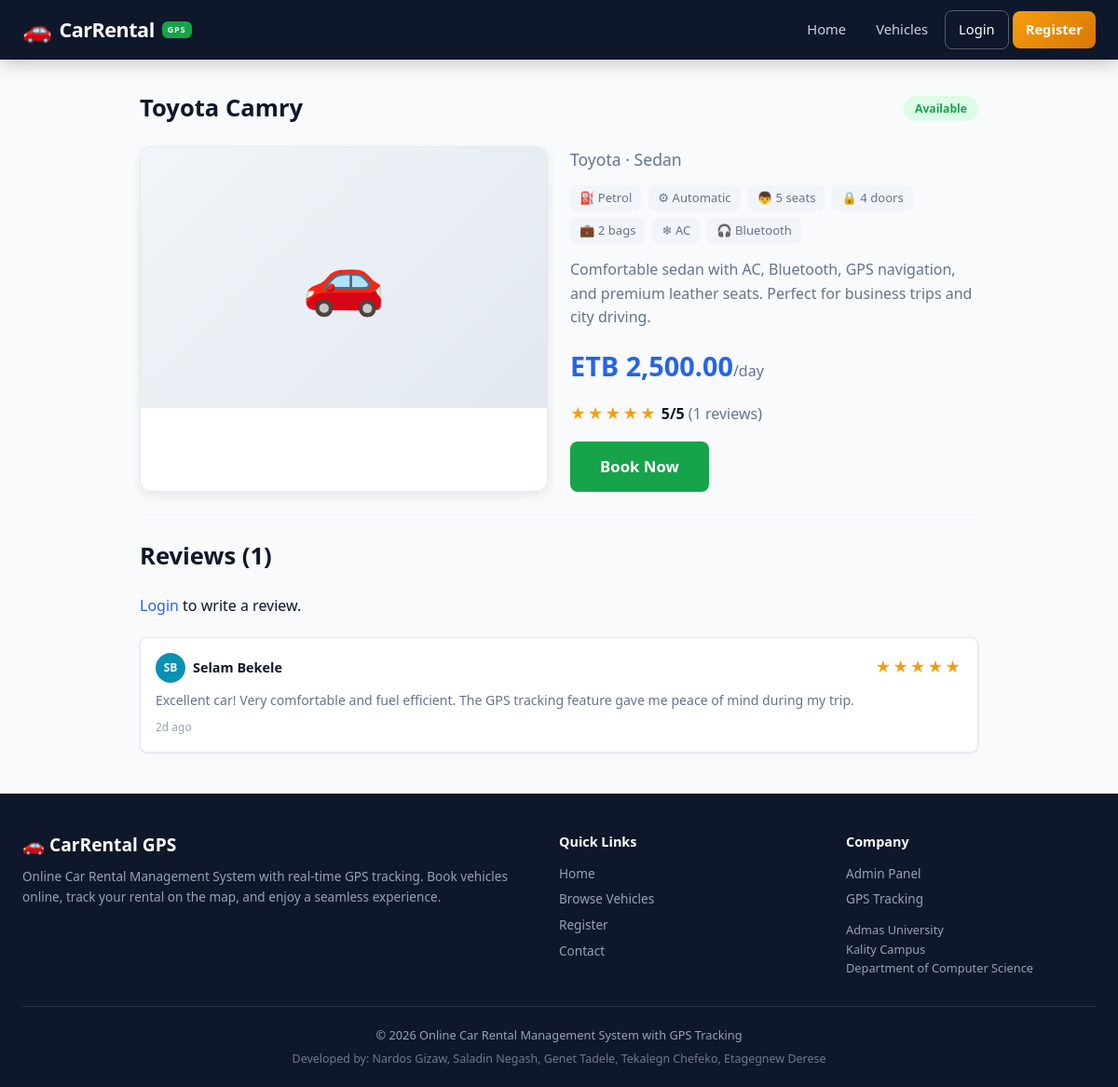
/car_details.php?id=1, run on the app's committed database.
### tables this page shows
CREATE TABLE IF NOT EXISTS cars (
    id             INT AUTO_INCREMENT PRIMARY KEY,
    name           VARCHAR(100)  NOT NULL,
    brand          VARCHAR(50)   DEFAULT NULL,
    type           ENUM('Sedan','SUV','Hatchback','Pickup','Van','Luxury','Electric') DEFAULT 'Sedan',
    fuel_type      ENUM('Petrol','Diesel','Hybrid','Electric') DEFAULT 'Petrol',
    transmission   ENUM('Manual','Automatic') DEFAULT 'Automatic',
    seats          INT            DEFAULT 5,
    doors          INT            DEFAULT 4,
    luggage        INT            DEFAULT 2,
    air_conditioning TINYINT(1)   DEFAULT 1,
    bluetooth      TINYINT(1)     DEFAULT 1,
    price_per_day  DECIMAL(10,2)  NOT NULL,
    image          VARCHAR(255)   DEFAULT NULL,
    description    TEXT           DEFAULT NULL,
    status         ENUM('available','rented','under_repair','unavailable') DEFAULT 'available',
    featured       TINYINT(1)     DEFAULT 0,
    created_at     TIMESTAMP      DEFAULT CURRENT_TIMESTAMP,
    updated_at     TIMESTAMP      DEFAULT CURRENT_TIMESTAMP ON UPDATE CURRENT_TIMESTAMP
);

CREATE TABLE IF NOT EXISTS reviews (
    id         INT AUTO_INCREMENT PRIMARY KEY,
    user_id    INT  NOT NULL,
    car_id     INT  NOT NULL,
    booking_id INT  DEFAULT NULL,
    rating     INT  DEFAULT 5 CHECK (rating BETWEEN 1 AND 5),
    comment    TEXT DEFAULT NULL,
    created_at TIMESTAMP DEFAULT CURRENT_TIMESTAMP,
    FOREIGN KEY (user_id)    REFERENCES users(id)    ON DELETE CASCADE,
    FOREIGN KEY (car_id)     REFERENCES cars(id)     ON DELETE CASCADE,
    FOREIGN KEY (booking_id) REFERENCES bookings(id) ON DELETE SET NULL
);

CREATE TABLE IF NOT EXISTS users (
    id              INT AUTO_INCREMENT PRIMARY KEY,
    full_name       VARCHAR(100)   NOT NULL,
    email           VARCHAR(150)   NOT NULL UNIQUE,
    password        VARCHAR(255)   NOT NULL,
    phone           VARCHAR(20)    DEFAULT NULL,
    role            ENUM('customer','admin') DEFAULT 'customer',
    license_number  VARCHAR(50)    DEFAULT NULL,
    license_image   VARCHAR(255)   DEFAULT NULL,
    avatar_color    VARCHAR(7)     DEFAULT '#2563eb',
    status          ENUM('active','suspended','pending_verification') DEFAULT 'active',
    created_at      TIMESTAMP      DEFAULT CURRENT_TIMESTAMP,
    updated_at      TIMESTAMP      DEFAULT CURRENT_TIMESTAMP ON UPDATE CURRENT_TIMESTAMP
);

### config/database.php (called while the page is built, shortened)
<?php
function db() {
    static $pdo = null;
    if ($pdo === null) {
        try {
            $dsn = 'mysql:host=' . DB_HOST . ';port=' . DB_PORT . ';dbname=' . DB_NAME . ';charset=utf8mb4';
            $pdo = new PDO($dsn, DB_USER, DB_PASS, [
                PDO::ATTR_ERRMODE            => PDO::ERRMODE_EXCEPTION,
                PDO::ATTR_DEFAULT_FETCH_MODE => PDO::FETCH_ASSOC,
                PDO::ATTR_EMULATE_PREPARES   => false,
            ]);
        } catch (PDOException $e) {
            die('Database connection failed: ' . $e->getMessage());
        }
    }
    return $pdo;
}

### includes/functions.php (called while the page is built, shortened)
<?php
function e(string $str): string {
    return htmlspecialchars($str, ENT_QUOTES, 'UTF-8');
}
function money($amount): string {
    return 'ETB ' . number_format((float)$amount, 2);
}
function timeAgo($datetime): string {
    $diff = time() - strtotime($datetime);
    if ($diff < 604800) return floor($diff / 86400) . 'd ago';
    return formatDate($datetime);
}
function avatarColor(string $name): string {
    $colors = ['#2563eb', '#16a34a', '#f59e0b', '#dc2626', '#8b5cf6', '#0891b2', '#db2777'];
    return $colors[crc32($name) % count($colors)];
}
function initials(string $name): string {
    $parts = explode(' ', trim($name));
    $out = '';
    foreach ($parts as $p) { $out .= strtoupper($p[0] ?? ''); }
    return substr($out, 0, 2) ?: '?';
}
function carImageUrl(?string $image): string {
    return '';
}
function carRating(int $carId): float {
    $stmt = db()->prepare('SELECT AVG(rating) FROM reviews WHERE car_id = ?');
    $stmt->execute([$carId]);
    return round((float)$stmt->fetchColumn(), 1);
}
function carReviewCount(int $carId): int {
    $stmt = db()->prepare('SELECT COUNT(*) FROM reviews WHERE car_id = ?');
    $stmt->execute([$carId]);
    return (int)$stmt->fetchColumn();
}
function getCar(int $id): ?array {
    $stmt = db()->prepare('SELECT * FROM cars WHERE id = ?');
    $stmt->execute([$id]);
    return $stmt->fetch() ?: null;
}

### includes/auth.php (called while the page is built, shortened)
<?php
require_once __DIR__ . '/../config/database.php';
require_once __DIR__ . '/functions.php';
function isLoggedIn(): bool {
    return isset($_SESSION['user_id']);
}

### car_details.php (the view, shortened to what this page needs)
<?php
require_once __DIR__ . '/includes/auth.php';
require_once __DIR__ . '/includes/functions.php';
$carId = (int)($_GET['id'] ?? 0);
$car = getCar($carId);
$reviewError = '';
$reviewSuccess = '';
$stmt = db()->prepare(
    'SELECT r.*, u.full_name FROM reviews r JOIN users u ON r.user_id = u.id WHERE r.car_id = ? ORDER BY r.created_at DESC'
);
$stmt->execute([$carId]);
$reviews = $stmt->fetchAll();
include __DIR__ . '/includes/header.php';
?>
<div class="section-header">
    <h2 class="page-title" style="margin-bottom:0;"><?= e($car['name']) ?></h2>
    <span class="badge <?= $car['status'] ?>"><?= str_replace('_', ' ', $car['status']) ?></span>
</div>
<div style="display:grid;grid-template-columns:1fr 1fr;gap:24px;max-width:900px;">
    <div class="car-card" style="margin:0;">
        <div class="car-card-img" style="height:280px;">
            <?php $imgUrl = carImageUrl($car['image']); ?>
            <?php if ($imgUrl): ?>
                <img src="<?= e($imgUrl) ?>" alt="<?= e($car['name']) ?>">
            <?php else: ?>
                &#128663;
            <?php endif; ?>
        </div>
    </div>
    <div>
        <div class="car-brand" style="font-size:1.1rem;margin-bottom:14px;"><?= e($car['brand'] ?: 'Vehicle') ?> &middot; <?= e($car['type']) ?></div>
        <div class="car-meta" style="margin-bottom:16px;">
            <span>&#9981; <?= e($car['fuel_type']) ?></span>
            <span>&#9881; <?= e($car['transmission']) ?></span>
            <span>&#128102; <?= $car['seats'] ?> seats</span>
            <span>&#128274; <?= $car['doors'] ?> doors</span>
            <span>&#128188; <?= $car['luggage'] ?> bags</span>
            <?php if ($car['air_conditioning']): ?><span>&#10052; AC</span><?php endif; ?>
            <?php if ($car['bluetooth']): ?><span>&#127911; Bluetooth</span><?php endif; ?>
        </div>
        <p style="margin:16px 0;color:var(--gray);"><?= e($car['description'] ?: 'No description available.') ?></p>
        <div class="car-price" style="font-size:1.8rem;margin-bottom:16px;"><?= money($car['price_per_day']) ?><small style="font-size:1rem;">/day</small></div>
        <div style="margin-bottom:16px;">
            <span class="star-display"><?= str_repeat('&#9733;', (int)carRating($carId)) ?></span>
            <strong><?= carRating($carId) ?>/5</strong>
            <span style="color:var(--gray);"> (<?= carReviewCount($carId) ?> reviews)</span>
        </div>
        <?php if ($car['status'] === 'available'): ?>
            <a href="<?= APP_URL ?>/book.php?car_id=<?= $car['id'] ?>" class="btn btn-success btn-lg">Book Now</a>
        <?php else: ?>
            <button disabled class="btn btn-outline btn-lg">Currently Unavailable</button>
        <?php endif; ?>
    </div>
</div>
<div class="divider"></div>
<h3 class="page-title">Reviews (<?= count($reviews) ?>)</h3>
<?php if (isLoggedIn()): ?>
<div class="form-card" style="max-width:600px;margin-bottom:24px;">
    <?php if ($reviewSuccess): ?>
        <script>showToast('<?= e($reviewSuccess) ?>', 'success');</script>
    <?php endif; ?>
    <?php if ($reviewError): ?>
        <div class="alert alert-danger"><?= e($reviewError) ?></div>
    <?php endif; ?>
    <form method="POST" action="">
        <input type="hidden" name="review_submit" value="1">
        <div class="form-group">
            <label>Your Rating</label>
            <div class="star-rating" data-rating="5">
                <span class="star active" data-val="1">&#9733;</span>
                <span class="star active" data-val="2">&#9733;</span>
                <span class="star active" data-val="3">&#9733;</span>
                <span class="star active" data-val="4">&#9733;</span>
                <span class="star active" data-val="5">&#9733;</span>
            </div>
            <input type="hidden" name="rating" value="5">
        </div>
        <div class="form-group">
            <label>Your Review</label>
            <textarea name="comment" rows="3" placeholder="Share your experience with this vehicle..." required></textarea>
        </div>
        <button type="submit" class="btn btn-primary">Post Review</button>
    </form>
</div>
<?php else: ?>
<p style="margin-bottom:20px;"><a href="<?= APP_URL ?>/login.php">Login</a> to write a review.</p>
<?php endif; ?>
<?php if (empty($reviews)): ?>
    <div class="empty-state" style="padding:30px;">
        <p>No reviews yet. Be the first to review!</p>
    </div>
<?php else: ?>
    <?php foreach ($reviews as $rev): ?>
        <div class="review-card">
            <div class="r-header">
                <div class="r-author">
                    <div class="r-avatar" style="background:<?= avatarColor($rev['full_name']) ?>;">
                        <?= e(initials($rev['full_name'])) ?>
                    </div>
                    <?= e($rev['full_name']) ?>
                </div>
                <span class="star-display"><?= str_repeat('&#9733;', $rev['rating']) ?></span>
            </div>
            <div class="r-comment"><?= e($rev['comment']) ?></div>
            <div class="r-date"><?= timeAgo($rev['created_at']) ?></div>
        </div>
    <?php endforeach; ?>
<?php endif; ?>
<?php include __DIR__ . '/includes/footer.php'; ?>

### assets/css/style.css (style rules this page uses)
:root { --primary: #2563eb; --primary-lt: #3b82f6; --primary-dk: #1e40af; --accent: #f59e0b; --accent-dk: #d97706; --danger: #dc2626; --danger-lt: #fee2e2; --success: #16a34a; --success-lt: #dcfce7; --warning: #eab308; --warning-lt: #fef9c3; --dark: #0f172a; --dark2: #1e293b; --gray: #64748b; --gray-lt: #94a3b8; --light: #f1f5f9; --lighter: #f8fafc; --white: #ffffff; --radius: 12px; --radius-sm: 8px; --radius-lg: 20px; --shadow-sm: 0 1px 3px rgba(0,0,0,.08); --shadow: 0 4px 12px rgba(0,0,0,.08); --shadow-lg: 0 8px 24px rgba(0,0,0,.12); --shadow-xl: 0 16px 48px rgba(0,0,0,.16); --gradient: linear-gradient(135deg, #2563eb 0%, #1e40af 100%); --gradient-accent: linear-gradient(135deg, #f59e0b 0%, #d97706 100%); --transition: all .25s cubic-bezier(.4,0,.2,1); }
* { margin: 0; padding: 0; box-sizing: border-box; }
html { scroll-behavior: smooth; }
body { font-family: 'Segoe UI', -apple-system, BlinkMacSystemFont, Tahoma, sans-serif; background: var(--lighter); color: var(--dark); line-height: 1.6; min-height: 100vh; display: flex; flex-direction: column; }
a { text-decoration: none; color: var(--primary); transition: var(--transition); }
.page-title { font-size: 1.6rem; font-weight: 700; margin-bottom: 20px; color: var(--dark); }
.car-card { background: var(--white); border-radius: var(--radius); box-shadow: var(--shadow); overflow: hidden; transition: var(--transition); border: 1px solid #e2e8f0; }
.car-card-img { width: 100%; height: 200px; background: linear-gradient(135deg, #f1f5f9 0%, #e2e8f0 100%); display: flex; align-items: center; justify-content: center; font-size: 4.5rem; position: relative; overflow: hidden; }
.car-brand { font-size: .82rem; color: var(--gray); margin-bottom: 10px; }
.car-meta { display: flex; flex-wrap: wrap; gap: 8px; font-size: .82rem; color: var(--gray); margin-bottom: 14px; }
.car-meta span { background: var(--light); padding: 3px 10px; border-radius: 6px; font-weight: 500; }
.car-price { font-size: 1.35rem; font-weight: 800; color: var(--primary); }
.car-price small { font-size: .8rem; font-weight: 500; color: var(--gray); }
.badge { display: inline-flex; align-items: center; gap: 4px; padding: 4px 12px; border-radius: 20px; font-size: .76rem; font-weight: 600; text-transform: capitalize; }
.badge.available { background: var(--success-lt); color: var(--success); }
.btn { display: inline-flex; align-items: center; justify-content: center; gap: 6px; padding: 10px 22px; border: none; border-radius: var(--radius-sm); font-size: .92rem; font-weight: 600; cursor: pointer; transition: var(--transition); text-decoration: none; white-space: nowrap; }
.btn-success { background: var(--success); color: var(--white); }
.btn-lg { padding: 14px 32px; font-size: 1.05rem; }
.star-display { color: var(--accent); letter-spacing: 2px; }
.review-card { background: var(--white); border-radius: var(--radius-sm); padding: 16px; margin-bottom: 12px; box-shadow: var(--shadow-sm); border: 1px solid #e2e8f0; }
.review-card .r-header { display: flex; justify-content: space-between; align-items: center; margin-bottom: 8px; }
.review-card .r-author { display: flex; align-items: center; gap: 8px; font-weight: 600; font-size: .9rem; }
.review-card .r-avatar { width: 32px; height: 32px; border-radius: 50%; display: flex; align-items: center; justify-content: center; color: #fff; font-weight: 700; font-size: .75rem; }
.review-card .r-comment { font-size: .88rem; color: var(--gray); margin-top: 6px; }
.review-card .r-date { font-size: .75rem; color: var(--gray-lt); margin-top: 8px; }
.divider { height: 1px; background: var(--light); margin: 24px 0; }
.section-header { display: flex; justify-content: space-between; align-items: center; margin-bottom: 20px; }

### data on the page
cars: name "Toyota Camry", status "Available", brand "Toyota", type "Sedan", fuel_type "Petrol", transmission "Automatic", seats "5", doors "4", luggage "2", description "Comfortable sedan with AC, Bluetooth, GPS navigation, and premium leather seats. Perfect for business trips and city driving.", price_per_day "ETB 2,500.00"
reviews: user.full_name "SB", user.full_name "Selam Bekele", rating "★★★★★", comment "Excellent car! Very comfortable and fuel efficient. The GPS tracking feature gave me peace of mind during my trip.", created_at "2d ago"

### other printed values
str_repeat('&#9733;', (int)carRating($carId)) "★★★★★"
carRating($carId) "5"
carReviewCount($carId) "1"
count($reviews) "1"
